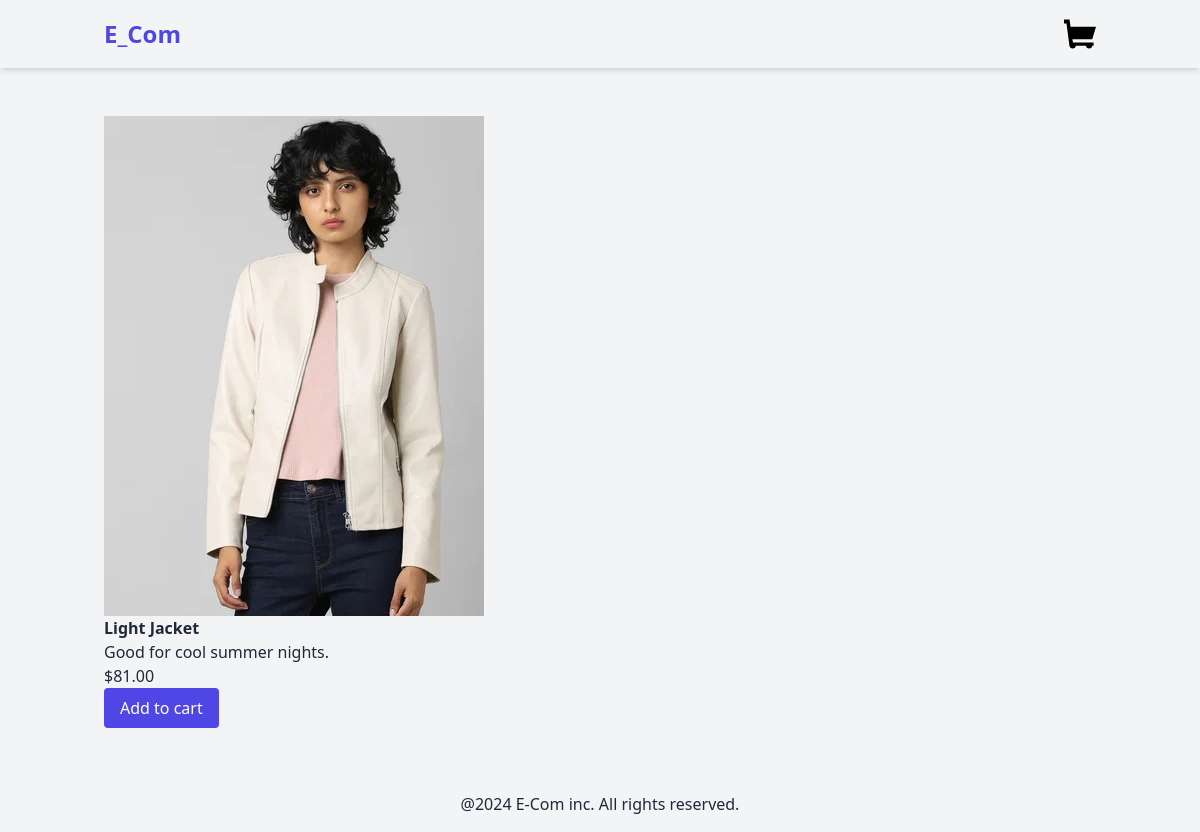
The page /product/3/light-jacket/ on the database its author committed.
### products/models.py (models this page shows, shortened)
class Product(models.Model):
    category=models.ForeignKey(Category,related_name='products',on_delete=models.CASCADE)
    name=models.CharField(max_length=250)
    slug=models.SlugField(blank=True)
    description = models.TextField(blank=True)
    price=models.DecimalField(max_digits=10,decimal_places=2)
    available=models.BooleanField(default=True)
    created=models.DateTimeField(auto_now_add=True)
    updated=models.DateTimeField(auto_now=True)
    image=models.ImageField(upload_to='products',blank=True,null=True)

### products/views.py (the view)
# urls.py: path('product/<int:id>/<slug:slug>/',views.product_detail,name='product_detail')
def product_detail(request,id,slug):
    product = get_object_or_404(Product,id=id,slug=slug,available=True)
    return render(request,'products/product/detail.html',{'product':product})

### products/templates/products/product/detail.html (shortened to what this page needs)
{% extends 'base.html' %}
{%block content%}
<div class ="container mx-auto p-4 flex">
<div>
    {%if product.image%}
    <img src='{{product.image.url}}' alt={{product.name}} class="max-h-[80vh]">
    {%else%}
    <p>The image is not available</p>
    {%endif%}
    <h3 class ="font-semibold">{{product.name}}</h3>
    <p>{{product.description}}</p>
    <p class = "text-indigo-600>">${{product.price}}</p>
    <form action="{% url 'cart:cart_add' product.id %}" method = "post" id="add-to-cart-form">
        <button type="submit" class ="bg-indigo-600 text-white px-4 py-2 rounded">Add to cart</button>
    </form>
</div>
</div>
{%endblock%}

### rows shown on the page
Product: image (picture), name "Light Jacket", description "Good for cool summer nights.", price "81.00"
